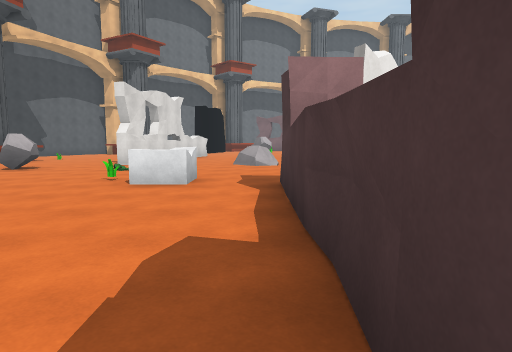
view 1 (above)

24 first-person views from a walk through a scene from a Unity 3-D project. The camera is 1.5 m above the floor, tilts 6° down and sees 75° across. The floor is counted in squares, 2 m on a side. Each view is taken from the middle of a square. On the plan, view 1 faces up. The plan holds only what a view shows up to about 11 squares ahead; the rest is blank. The place goes on beyond the plan. The player character is not drawn. Surface patterns are stand-ins for the level's own textures.

view 2
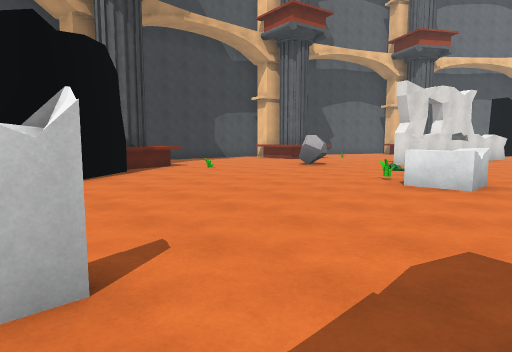

view 3
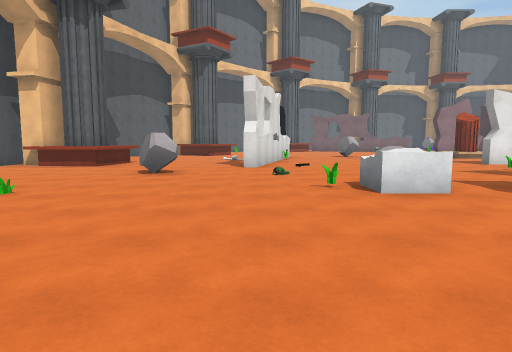

view 4
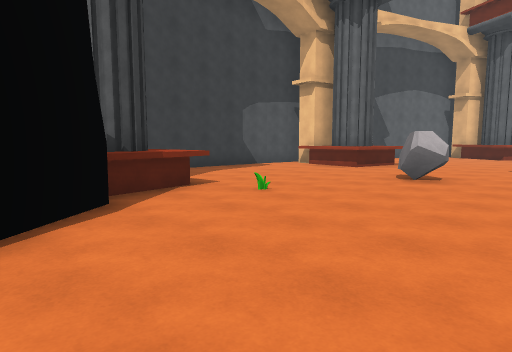

view 5
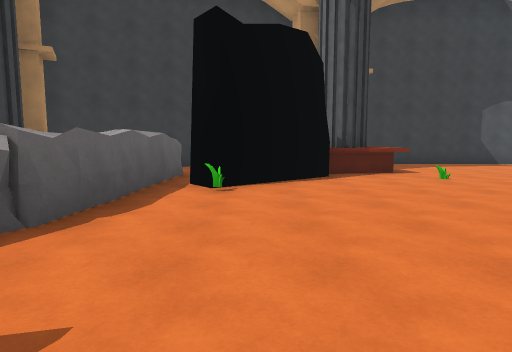

view 6
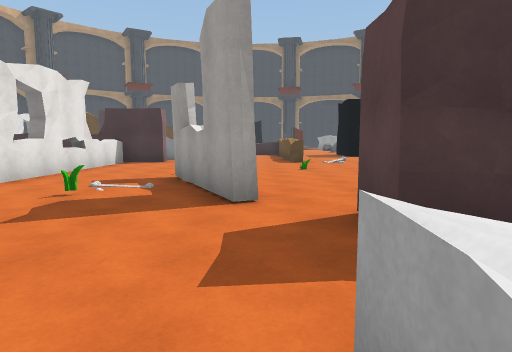

view 7
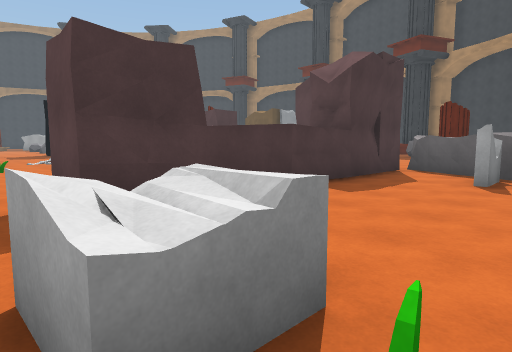

view 8
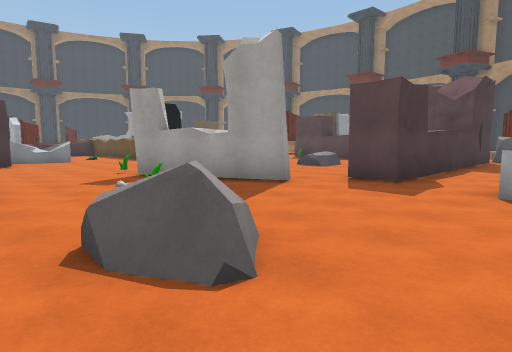

view 9
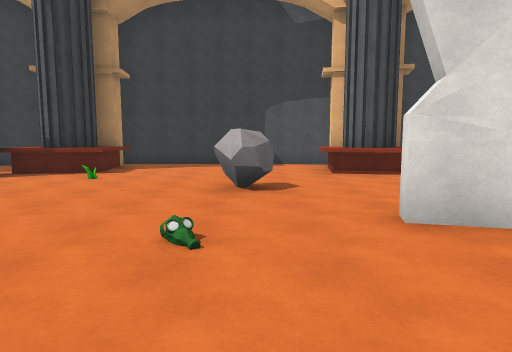

view 10
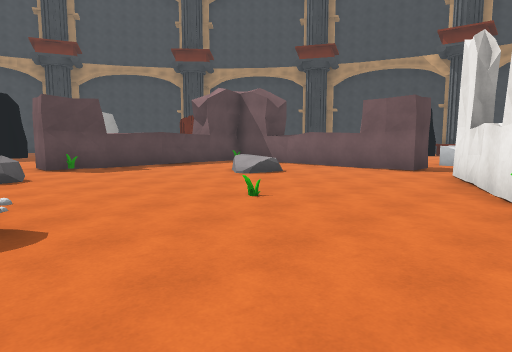

view 11
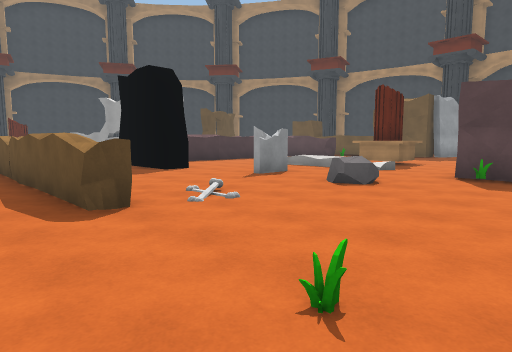

view 12
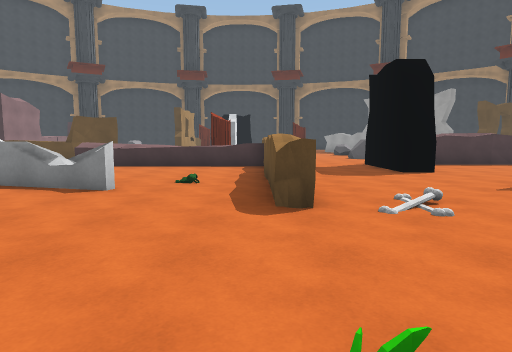

view 13
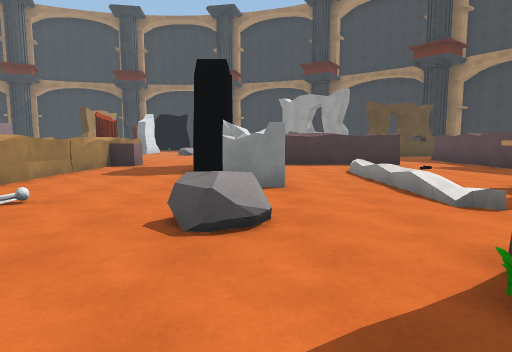

view 14
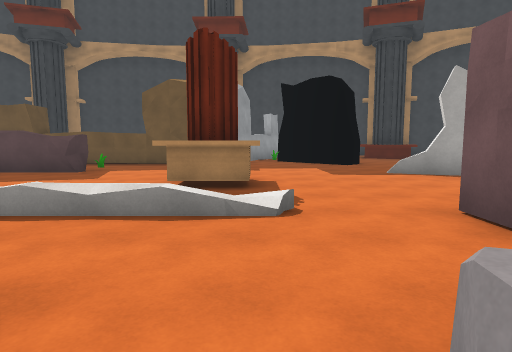

view 15
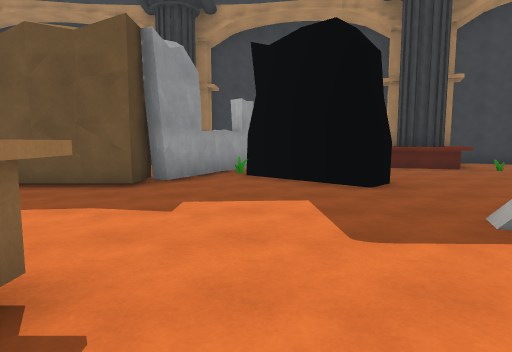

view 16
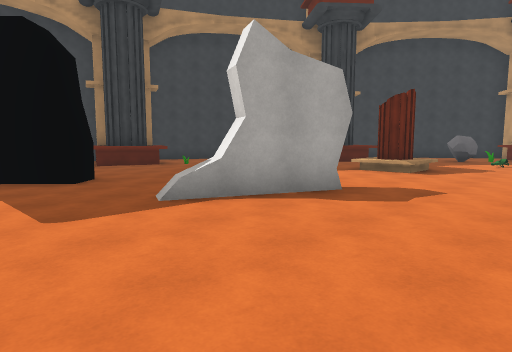

view 17
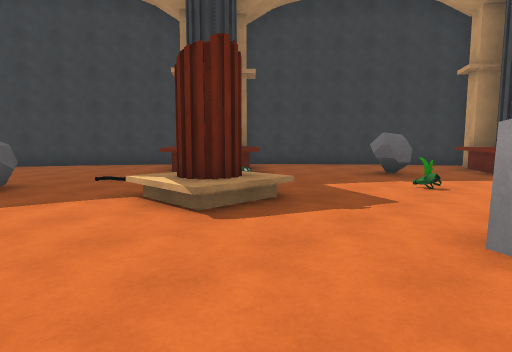

view 18
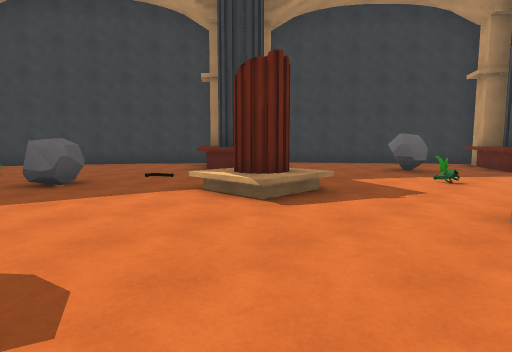

view 19
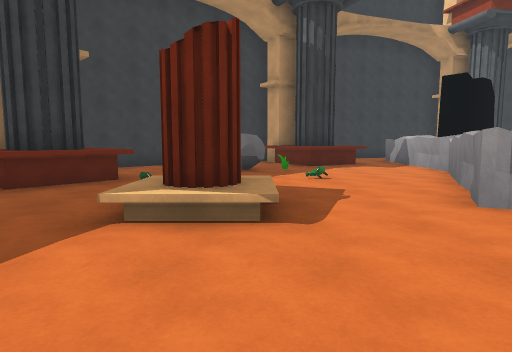

view 20
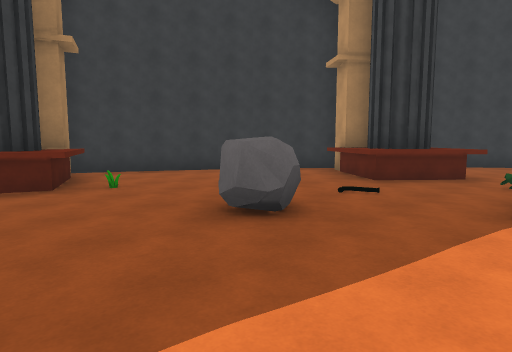

view 21
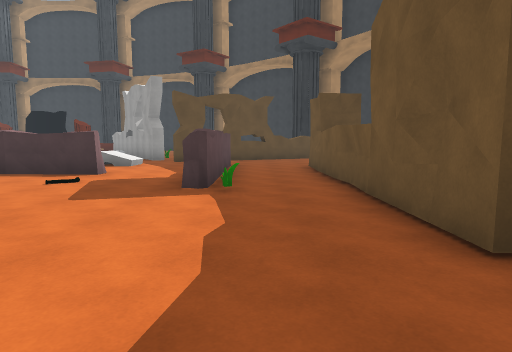

view 22
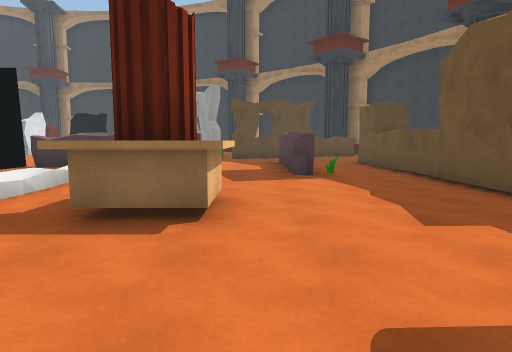

view 23
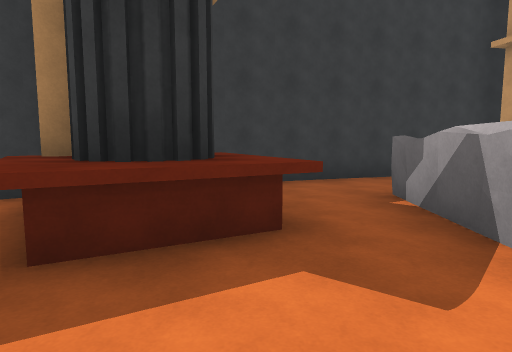

view 24
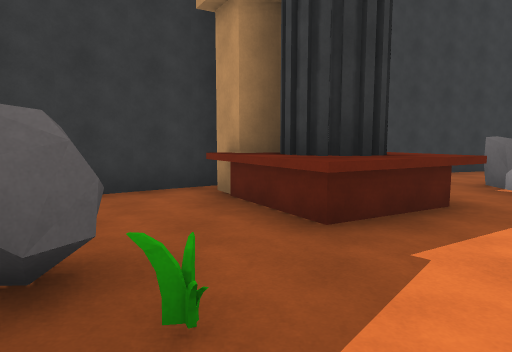

### Floor plan
Key: @ floor where view 1 was taken; # wall or solid block; x gap in a wall; . floor; / step, stairs or slope; = window, fence, low wall or low ledge; ^ raised ledge; O other object.
Columns run from 12 left of view 1 to 20 right of it. Each row starts with its distance up from view 1.
 12 ##^^^...#.......####^^
 11 #.^^....#...O.........#     ^
 10 #...........O..O........#  .^
  9 #.....O...........O....=....^
  8 #.............####..........^
  7 #.............#.............^
  6 #........O^...........^###^##^
  5 #x^^.........#..............^.
  4    #.........#................
  3   ^^##.......#..O.............
  2 #..  #.......#............####
  1 ##. .#O......# ......O.#.....#
  0  #..^######.@#  ...O........##
 -1  #.......#####  ####........#.
 -2  ##.^^......#...............#.
 -3   #  ^^...............OO....#..//
 -4    ##^..O.............OO.........
 -5    #...O....OO...##.............
 -6    ##.......OO....^=......######
 -7     ##....................O......
 -8      #...^^...O..................
 -9      ##.^^^^..O....##..########
-10       ####^........ #O##
-11         #.#........  .#
-12         ###....^^^   ##
-13           ##...^^#
-14            ###.#^
-15              ###

Positions as (right, up) in squares from view 1, and headings:
1: (0, 0), facing up
2: (0, 0), facing up-left
3: (-4, 1), facing up
4: (-4, 2), facing up-left
5: (-1, 2), facing left
6: (-2, 7), facing right
7: (-3, 7), facing down-right
8: (-2, 12), facing down-right
9: (-1, 9), facing left
10: (10, 9), facing down-left
11: (6, 7), facing down-right
12: (6, 6), facing right
13: (6, 1), facing right
14: (10, 2), facing down
15: (9, -3), facing down
16: (9, -2), facing down-left
17: (3, -2), facing down-left
18: (4, -2), facing down-left
19: (4, -5), facing left
20: (5, -6), facing down-left
21: (9, -7), facing right
22: (7, -5), facing right
23: (-4, -2), facing left
24: (-3, -4), facing left
